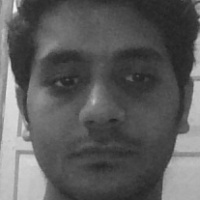
#> input picture data/test/Ashish/train1.jpg, 200 x 200 px, given in place of the camera
$ python create_dataset.py
#> lines starting #> are read from the running program, lines starting #| are printed output that depends on the picture
import cv2
import numpy as np

face_classifier=cv2.CascadeClassifier('haarcascade_frontalface_default.xml')#detect the face of individuals

def face_extractor(img):
    #Now the 2nd step is to load the image and convert it into gray-scale.

    gray=cv2.cvtColor(img,cv2.COLOR_BGR2GRAY)#converts to grayscale

    faces=face_classifier.detectMultiScale(gray,1.3,5)#Parameters for detectMultiScale(gray scale variable,scaleFactor,minNeighbors)
    if faces is():
        return None
    for(x,y,w,h) in faces:
        cropped_faces=img[y:y+h,x:x+w]


    return cropped_faces


cap=cv2.VideoCapture(0)
count=0

while True:
    ret,frame=cap.read()
#> frame is the input picture: shape (200, 200, 3); min 32, max 244, mean 92.6
    '''Extract face , convert to grayscale and save it in out folders'''
    if face_extractor(frame) is not None:
#> in face_extractor, `faces=face_classifier.detectMultiScale(gray,1.3,5)#Parameters for dete..`: faces = [[15, 19, 169, 169]]
#> the loop in face_extractor, `for(x,y,w,h) in faces:` made 1 pass
#> pass 1, in face_extractor, `cropped_faces=img[y:y+h,x:x+w]`:
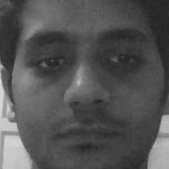
#> cropped_faces: shape (169, 169, 3); min 32, max 218, mean 83.4
        count+=1
#> count = 1
        face=cv2.resize(face_extractor(frame),(200,200))
#> the loop in face_extractor (call 2), `for(x,y,w,h) in faces:` made 1 pass
        face=cv2.cvtColor(face,cv2.COLOR_BGR2GRAY)
#> face: shape (200, 200)

        file_name_path='C:/Users/HP/Desktop/project2/Face-Recognition-in-Live-Stream-using-VGG-16-main/data/dataset'+str(count)+'.jpg'

        cv2.imwrite(file_name_path,face)
        cv2.putText(face,str(count),(50,50),cv2.FONT_HERSHEY_COMPLEX,1,(0,255,0),2)
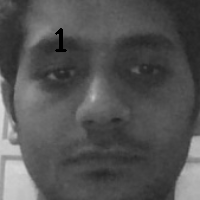
#> face: shape (200, 200); min 0, max 218, mean 83.1
        cv2.imshow('Face Cropper',face)
    else:
        print("Face not found")
        pass
    if cv2.waitKey(1)==13 or count==200:
#> (key Esc is pressed here)
        break
cap.release()
cv2.destroyAllWindows()
print("Collecting Samples Complete!!")
import cv2
import numpy as np

face_classifier=cv2.CascadeClassifier('haarcascade_frontalface_default.xml')#detect the face of individuals

def face_extractor(img):
    #Now the 2nd step is to load the image and convert it into gray-scale.

    gray=cv2.cvtColor(img,cv2.COLOR_BGR2GRAY)#converts to grayscale

    faces=face_classifier.detectMultiScale(gray,1.3,5)#Parameters for detectMultiScale(gray scale variable,scaleFactor,minNeighbors)
#> faces = [[15, 19, 169, 169]]
    if faces is():
        return None
    for(x,y,w,h) in faces:
        cropped_faces=img[y:y+h,x:x+w]
#> this loop made 1 pass


    return cropped_faces


cap=cv2.VideoCapture(0)
count=0

while True:
    ret,frame=cap.read()
    '''Extract face , convert to grayscale and save it in out folders'''
    if face_extractor(frame) is not None:
        count+=1
        face=cv2.resize(face_extractor(frame),(200,200))
        face=cv2.cvtColor(face,cv2.COLOR_BGR2GRAY)

        file_name_path='C:/Users/HP/Desktop/project2/Face-Recognition-in-Live-Stream-using-VGG-16-main/data/dataset'+str(count)+'.jpg'

        cv2.imwrite(file_name_path,face)
        cv2.putText(face,str(count),(50,50),cv2.FONT_HERSHEY_COMPLEX,1,(0,255,0),2)
        cv2.imshow('Face Cropper',face)
    else:
        print("Face not found")
        pass
    if cv2.waitKey(1)==13 or count==200:
#> (key Esc is pressed here)
        break
cap.release()
cv2.destroyAllWindows()
print("Collecting Samples Complete!!")
